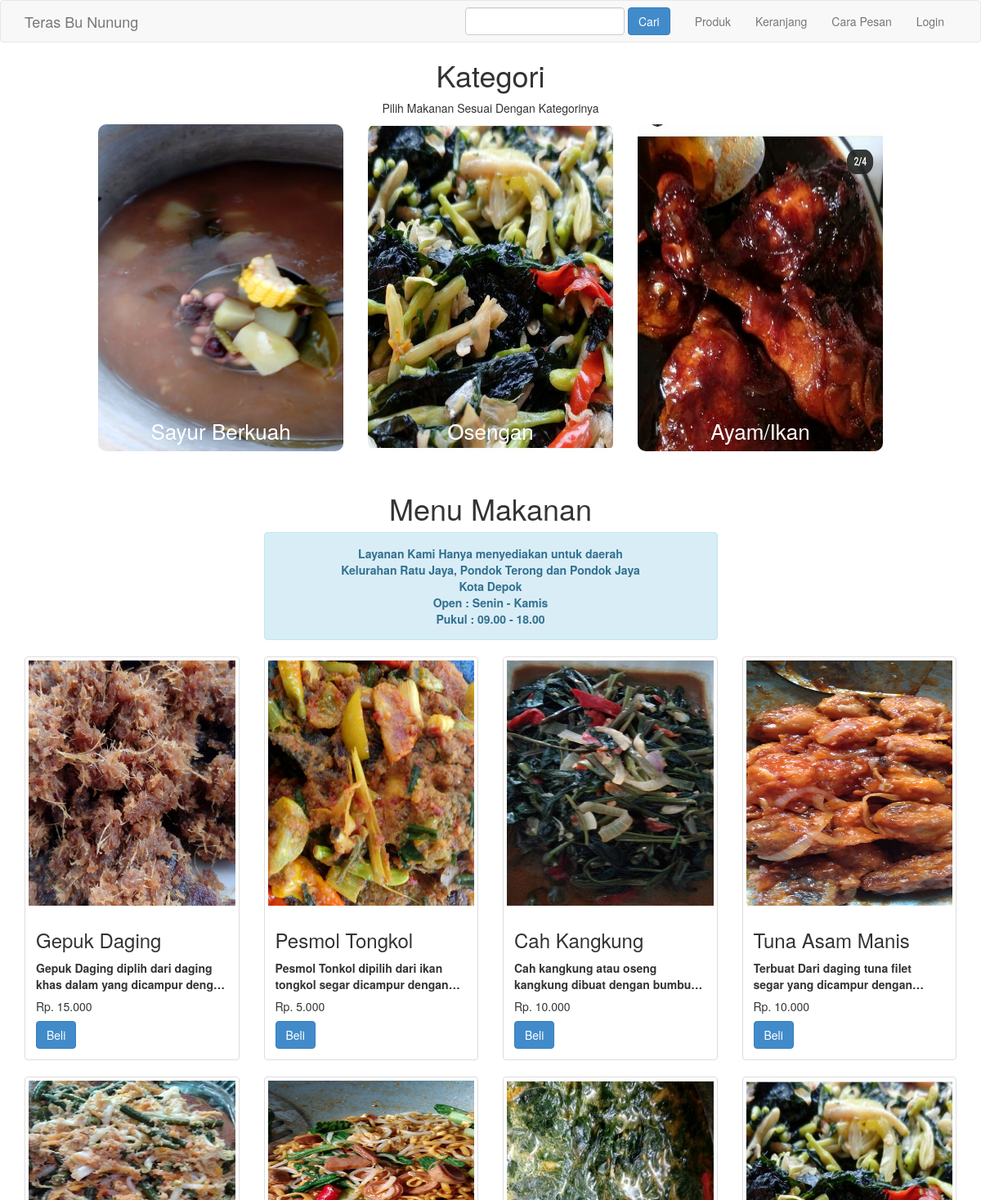
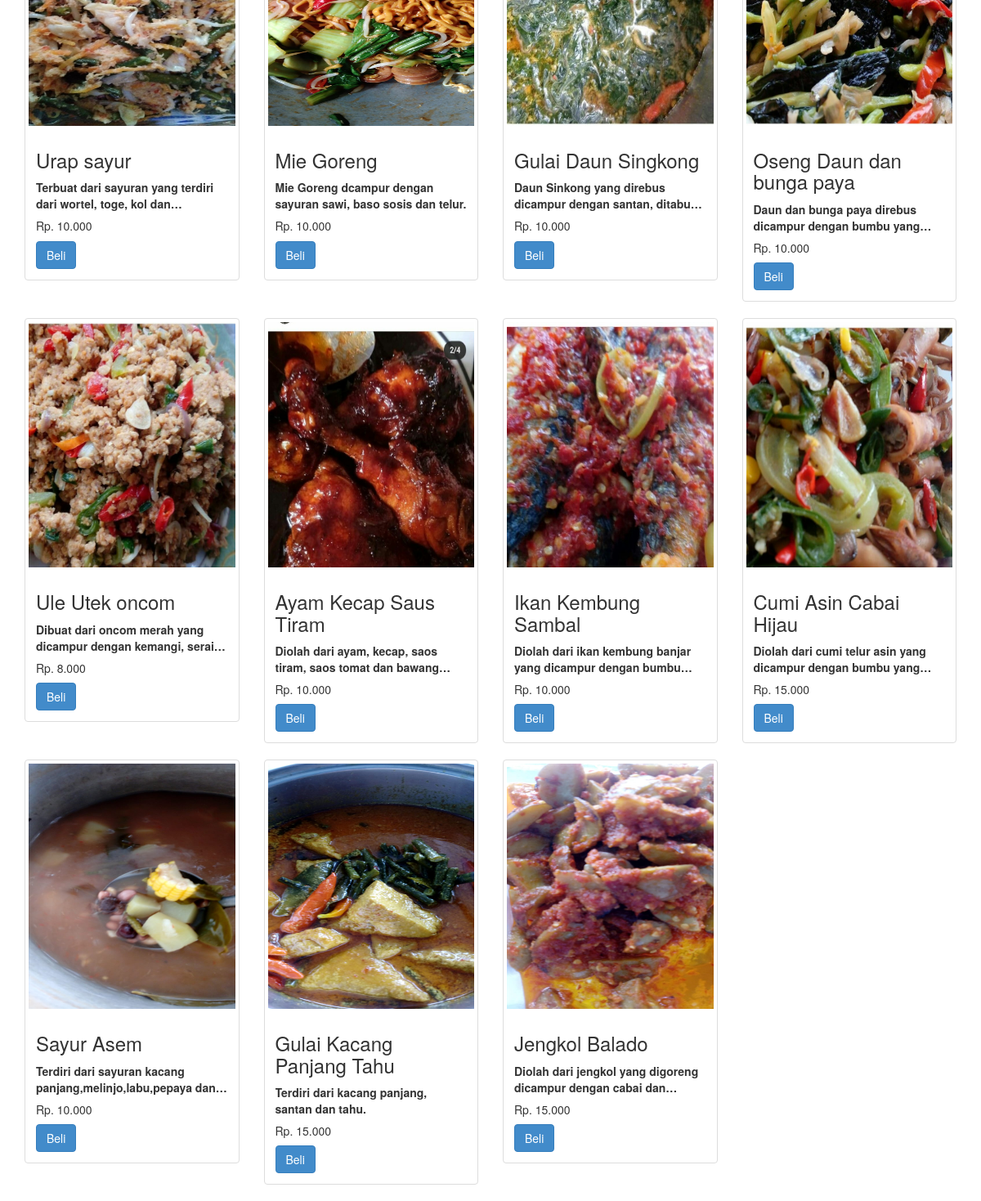
/produk.php, run on the app's committed database (2 pictures, top to bottom).
### tables this page shows
CREATE TABLE `produk` (
  `id_produk` int(11) NOT NULL,
  `id_kategori` int(5) NOT NULL,
  `nama_produk` varchar(100) NOT NULL,
  `harga_produk` int(11) NOT NULL,
  `foto_produk` varchar(100) NOT NULL,
  `des_produk` text NOT NULL,
  `stok_produk` int(5) NOT NULL
);

### produk.php (the view, shortened to what this page needs)
<?php
include 'admin/dbconnect.php'
?>
<!DOCTYPE html>
<html lang="en">
<head>
    <link rel="stylesheet" href="admin/assets/css/bootstrap.css">
</head>
<body>
    <?php include 'navbar.php'; ?>
    <section class="kategori">
        <h1>Kategori</h1>
        <p>Pilih Makanan Sesuai Dengan Kategorinya</p>
        <div class="row">
            <a href="sayur.php">
                <div class="col-md-4">
                    <div class="kategori-col">
                        <img src="foto/4.jpeg">
                        <div class="layer">
                            <h3>Sayur Berkuah</h3>
                        </div>
                    </div>
                </div>
            </a>
            <a href="osengan.php">
                <div class="col-md-4">
                    <div class="kategori-col">
                        <img src="foto/5.jpg">
                        <div class="layer">
                            <h3>Osengan</h3>
                        </div>
                    </div>
                </div>
            </a>
            <a href="ayam.php">
                <div class="col-md-4">
                    <div class="kategori-col">
                        <img src=" foto/6.jpg">
                        <div class="layer">
                            <h3>Ayam/Ikan</h3>
                        </div>
                    </div>
                </div>
            </a>
        </div>
    </section>
    <section class="konten" id="menu">
        <div class="container">
            <h1>Menu Makanan</h1>
            <div class="row">
                <div class="col-md-6 col-md-offset-3">
                    <div class="alert alert-info" style=" text-align: center;">
                        <p>
                            <strong>Layanan Kami Hanya menyediakan untuk daerah <br>
                                <strong>Kelurahan Ratu Jaya, Pondok Terong dan Pondok Jaya </strong><br>
                                <strong>Kota Depok </strong><br>
                                <strong>Open : Senin - Kamis</strong><br>
                                <strong>Pukul : 09.00 - 18.00</strong>
                        </p>
                    </div>
                </div>
            </div>
            <div class="row">
                <?php $ambil = $koneksi->query("SELECT * FROM produk"); ?>
                <?php while ($perproduk = $ambil->fetch_assoc()) { ?>
                    <div class="col-md-3">
                        <div class="thumbnail">
                            <img src="foto_produk/<?php echo $perproduk['foto_produk'] ?>">
                            <div class="caption">
                                <h3><?php echo $perproduk['nama_produk'] ?> </h3>
                                <p><?php echo $perproduk['des_produk'] ?> </p>
                                <h5><?php echo "Rp. " . number_format($perproduk['harga_produk'], '0', ',', '.') ?></h5>
                                <a href="detail.php?id=<?php echo $perproduk['id_produk']; ?>" class="btn btn-primary">Beli</a>
                            </div>
                        </div>
                    </div>
                <?php } ?>
            </div>
        </div>
    </section>
</body>
</html>

### produk.php (style rules this page uses)
.kategori { width: 80%; margin: auto; text-align: center; }
.kategori-col { flex-basis: 32%; border-radius: 10px; margin-bottom: 30px; position: relative; overflow: hidden; cursor: pointer; }
.kategori-col img { width: 100%; height: 400px; display: block; }
.layer { background: transparent; height: 100%; width: 100%; position: absolute; top: 0; left: 0; transition: 0.5s; }
.layer h3 { width: 100%; font-weight: 500; color: #fff; font-size: 26px; bottom: 0; left: 50%; transform: translateX(-50%); position: absolute; transition: 0.5s; }
.konten h1 { text-align: center; }
.konten img { width: 100%; height: auto; }
.thumbnail img { width: 100%; height: 300px; }
.thumbnail p { overflow: hidden; display: -webkit-box; -webkit-line-clamp: 2; -webkit-box-orient: vertical; }

### data on the page
produk: foto_produk (picture), nama_produk "Gepuk Daging", des_produk "Gepuk Daging diplih dari daging khas dalam yang dicampur…", harga_produk "15.000"
produk: foto_produk (picture), nama_produk "Pesmol Tongkol", des_produk "Pesmol Tonkol dipilih dari ikan tongkol segar dicampur…", harga_produk "5.000"
produk: foto_produk (picture), nama_produk "Cah Kangkung", des_produk "Cah kangkung atau oseng kangkung dibuat dengan…", harga_produk "10.000"
produk: foto_produk (picture), nama_produk "Tuna Asam Manis", des_produk "Terbuat Dari daging tuna filet segar yang dicampur…", harga_produk "10.000"
produk: foto_produk (picture), nama_produk "Urap sayur", des_produk "Terbuat dari sayuran yang terdiri dari wortel, toge, kol…", harga_produk "10.000"
produk: foto_produk (picture), nama_produk "Mie Goreng", des_produk "Mie Goreng dcampur dengan sayuran sawi, baso sosis dan telur.", harga_produk "10.000"
produk: foto_produk (picture), nama_produk "Gulai Daun Singkong", des_produk "Daun Sinkong yang direbus dicampur dengan santan,…", harga_produk "10.000"
produk: foto_produk (picture), nama_produk "Oseng Daun dan bunga paya", des_produk "Daun dan bunga paya direbus dicampur dengan bumbu…", harga_produk "10.000"
produk: foto_produk (picture), nama_produk "Ule Utek oncom", des_produk "Dibuat dari oncom merah yang dicampur dengan kemangi,…", harga_produk "8.000"
produk: foto_produk (picture), nama_produk "Ayam Kecap Saus Tiram", des_produk "Diolah dari ayam, kecap, saos tiram, saos tomat dan…", harga_produk "10.000"
produk: foto_produk (picture), nama_produk "Ikan Kembung Sambal", des_produk "Diolah dari ikan kembung banjar yang dicampur dengan…", harga_produk "10.000"
produk: foto_produk (picture), nama_produk "Cumi Asin Cabai Hijau", des_produk "Diolah dari cumi telur asin yang dicampur dengan bumbu…", harga_produk "15.000"
produk: foto_produk (picture), nama_produk "Sayur Asem", des_produk "Terdiri dari sayuran kacang panjang,melinjo,labu,pepaya…", harga_produk "10.000"
produk: foto_produk (picture), nama_produk "Gulai Kacang Panjang Tahu", des_produk "Terdiri dari kacang panjang, santan dan tahu.", harga_produk "15.000"
produk: foto_produk (picture), nama_produk "Jengkol Balado", des_produk "Diolah dari jengkol yang digoreng dicampur dengan cabai…", harga_produk "15.000"
